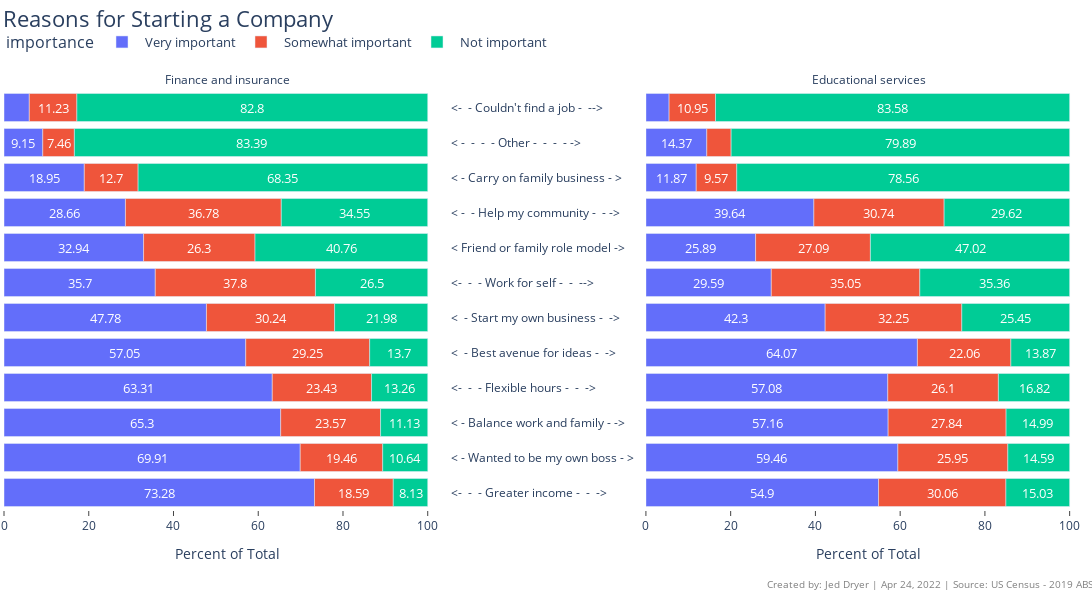

Notebook code for this chart:
### Code cell
def stacked_bar():
    fig = px.bar(accom_subset, x = 'Percent of Total', y = 'reason', color = 'importance',
                width = 1300, height = 600, orientation = 'h',
                hover_data = ['responses','Percent of Total'], text = 'Percent of Total', facet_col = 'industry',
                facet_col_spacing=0.18
            )
    fig.update_layout(title = 'Reasons for Starting a Company')
    fig.update_layout(yaxis_title = None)

    fig.update_traces(textposition = 'inside', insidetextanchor = 'middle', textfont = {'color': 'white'})
    fig.update_yaxes(side = 'right')
    fig.update_xaxes(ticks = 'outside')
    fig.update_layout(title_y = .98, title_x = 0.003, title_font_size = 22)
    fig.update_layout(xaxis_title = "Percent of Total", uniformtext_minsize = 13,
                     uniformtext_mode = 'hide', paper_bgcolor = 'white', plot_bgcolor = 'white',
                     legend = dict(orientation = 'h', x=0,y=1.15, font = dict(size=13)))
    fig.update_layout(margin={"r":0,"t":90,"l":0,"b": 90}, dragmode = False)

    fig.for_each_annotation(lambda a: a.update(text=a.text.split("=")[1]))

    fig.add_annotation(
            text = (f"Created by: Jed Dryer | {today} | Source: US Census - 2019 ABS"),
            showarrow=False,
            x = .70,
            y = -.19,
            xref='paper',
            yref='paper' ,
            xanchor='left',
            yanchor='bottom',
            xshift=-1,
            yshift=-3,
            font=dict(size=10, color="grey"),
            align="right",
            )
    fig.show()
    #fig.write_html('stacked_reasons.html')

### Figure 1 — Plotly figure (JSON) as saved in the notebook; plotly's stock layout.template omitted (floating-point values rounded to 4 significant figures)
{"data": [{"alignmentgroup": "True", "customdata": [[393835], [379524], [353279], [343219], [309141], [255919], [193267], [178341], [154036], [102342], [47727], [32011]], "hovertemplate": "importance= Very important<br>industry=Finance and insurance<br>Percent of Total=%{text}<br>reason=%{y}<br>responses=%{customdata[0]}<extra></extra>", "insidetextanchor": "middle", "legendgroup": " Very important", "marker": {"color": "#636efa", "pattern": {"shape": ""}}, "name": " Very important", "offsetgroup": " Very important", "orientation": "h", "showlegend": true, "text": [73.28, 69.91, 65.3, 63.31, 57.05, 47.78, 35.7, 32.94, 28.66, 18.95, 9.15, 5.97], "textfont": {"color": "white"}, "textposition": "inside", "type": "bar", "x": [73.28, 69.91, 65.3, 63.31, 57.05, 47.78, 35.7, 32.94, 28.66, 18.95, 9.15, 5.97], "xaxis": "x", "y": ["<-  -  - Greater income -  -  ->", "< - Wanted to be my own boss - >", "< - Balance work and family - ->", "<-  -  - Flexible hours -  -  ->", "<  - Best avenue for ideas -  ->", "<  - Start my own business -  ->", "<-  -  - Work for self -  -  -->", "< Friend or family role model ->", "< -  - Help my community -  - ->", "< - Carry on family business - >", "< -  -  -  - Other -  -  -  - ->", "<-  - Couldn't find a job -  -->"], "yaxis": "y"}, {"alignmentgroup": "True", "customdata": [[87416], [81306], [78264], [78062], [74791], [57594], [54014], [40333], [35325], [19221], [16192], [7453]], "hovertemplate": "importance= Very important<br>industry=Educational services<br>Percent of Total=%{text}<br>reason=%{y}<br>responses=%{customdata[0]}<extra></extra>", "insidetextanchor": "middle", "legendgroup": " Very important", "marker": {"color": "#636efa", "pattern": {"shape": ""}}, "name": " Very important", "offsetgroup": " Very important", "orientation": "h", "showlegend": false, "text": [64.07, 59.46, 57.16, 57.08, 54.9, 42.3, 39.64, 29.59, 25.89, 14.37, 11.87, 5.47], "textfont": {"color": "white"}, "textposition": "inside", "type": "bar", "x": [64.07, 59.46, 57.16, 57.08, 54.9, 42.3, 39.64, 29.59, 25.89, 14.37, 11.87, 5.47], "xaxis": "x2", "y": ["<  - Best avenue for ideas -  ->", "< - Wanted to be my own boss - >", "< - Balance work and family - ->", "<-  -  - Flexible hours -  -  ->", "<-  -  - Greater income -  -  ->", "<  - Start my own business -  ->", "< -  - Help my community -  - ->", "<-  -  - Work for self -  -  -->", "< Friend or family role model ->", "< -  -  -  - Other -  -  -  - ->", "< - Carry on family business - >", "<-  - Couldn't find a job -  -->"], "yaxis": "y2"}, {"alignmentgroup": "True", "customdata": [[204618], [197656], [161993], [158487], [142380], [127503], [127010], [105639], [99891], [68566], [60180], [38953]], "hovertemplate": "importance= Somewhat important<br>industry=Finance and insurance<br>Percent of Total=%{text}<br>reason=%{y}<br>responses=%{customdata[0]}<extra></extra>", "insidetextanchor": "middle", "legendgroup": " Somewhat important", "marker": {"color": "#EF553B", "pattern": {"shape": ""}}, "name": " Somewhat important", "offsetgroup": " Somewhat important", "orientation": "h", "showlegend": true, "text": [37.8, 36.78, 30.24, 29.25, 26.3, 23.57, 23.43, 19.46, 18.59, 12.7, 11.23, 7.46], "textfont": {"color": "white"}, "textposition": "inside", "type": "bar", "x": [37.8, 36.78, 30.24, 29.25, 26.3, 23.57, 23.43, 19.46, 18.59, 12.7, 11.23, 7.46], "xaxis": "x", "y": ["<-  -  - Work for self -  -  -->", "< -  - Help my community -  - ->", "<  - Start my own business -  ->", "<  - Best avenue for ideas -  ->", "< Friend or family role model ->", "< - Balance work and family - ->", "<-  -  - Flexible hours -  -  ->", "< - Wanted to be my own boss - >", "<-  -  - Greater income -  -  ->", "< - Carry on family business - >", "<-  - Couldn't find a job -  -->", "< -  -  -  - Other -  -  -  - ->"], "yaxis": "y"}, {"alignmentgroup": "True", "customdata": [[47782], [43912], [41892], [40956], [38121], [36960], [35697], [35478], [30107], [14915], [13057], [7670]], "hovertemplate": "importance= Somewhat important<br>industry=Educational services<br>Percent of Total=%{text}<br>reason=%{y}<br>responses=%{customdata[0]}<extra></extra>", "insidetextanchor": "middle", "legendgroup": " Somewhat important", "marker": {"color": "#EF553B", "pattern": {"shape": ""}}, "name": " Somewhat important", "offsetgroup": " Somewhat important", "orientation": "h", "showlegend": false, "text": [35.05, 32.25, 30.74, 30.06, 27.84, 27.09, 26.1, 25.95, 22.06, 10.95, 9.57, 5.74], "textfont": {"color": "white"}, "textposition": "inside", "type": "bar", "x": [35.05, 32.25, 30.74, 30.06, 27.84, 27.09, 26.1, 25.95, 22.06, 10.95, 9.57, 5.74], "xaxis": "x2", "y": ["<-  -  - Work for self -  -  -->", "<  - Start my own business -  ->", "< -  - Help my community -  - ->", "<-  -  - Greater income -  -  ->", "< - Balance work and family - ->", "< Friend or family role model ->", "<-  -  - Flexible hours -  -  ->", "< - Wanted to be my own boss - >", "<  - Best avenue for ideas -  ->", "<-  - Couldn't find a job -  -->", "< - Carry on family business - >", "< -  -  -  - Other -  -  -  - ->"], "yaxis": "y2"}, {"alignmentgroup": "True", "customdata": [[435167], [443838], [369140], [220683], [185687], [143483], [117725], [74221], [71858], [60218], [57743], [43704]], "hovertemplate": "importance= Not important<br>industry=Finance and insurance<br>Percent of Total=%{text}<br>reason=%{y}<br>responses=%{customdata[0]}<extra></extra>", "insidetextanchor": "middle", "legendgroup": " Not important", "marker": {"color": "#00cc96", "pattern": {"shape": ""}}, "name": " Not important", "offsetgroup": " Not important", "orientation": "h", "showlegend": true, "text": [83.39, 82.8, 68.35, 40.76, 34.55, 26.5, 21.98, 13.7, 13.26, 11.13, 10.64, 8.13], "textfont": {"color": "white"}, "textposition": "inside", "type": "bar", "x": [83.39, 82.8, 68.35, 40.76, 34.55, 26.5, 21.98, 13.7, 13.26, 11.13, 10.64, 8.13], "xaxis": "x", "y": ["< -  -  -  - Other -  -  -  - ->", "<-  - Couldn't find a job -  -->", "< - Carry on family business - >", "< Friend or family role model ->", "< -  - Help my community -  - ->", "<-  -  - Work for self -  -  -->", "<  - Start my own business -  ->", "<  - Best avenue for ideas -  ->", "<-  -  - Flexible hours -  -  ->", "< - Balance work and family - ->", "< - Wanted to be my own boss - >", "<-  -  - Greater income -  -  ->"], "yaxis": "y"}, {"alignmentgroup": "True", "customdata": [[113863], [106822], [107190], [64164], [48201], [40354], [34645], [23010], [20481], [20526], [19953], [18924]], "hovertemplate": "importance= Not important<br>industry=Educational services<br>Percent of Total=%{text}<br>reason=%{y}<br>responses=%{customdata[0]}<extra></extra>", "insidetextanchor": "middle", "legendgroup": " Not important", "marker": {"color": "#00cc96", "pattern": {"shape": ""}}, "name": " Not important", "offsetgroup": " Not important", "orientation": "h", "showlegend": false, "text": [83.58, 79.89, 78.56, 47.02, 35.36, 29.62, 25.45, 16.82, 15.03, 14.99, 14.59, 13.87], "textfont": {"color": "white"}, "textposition": "inside", "type": "bar", "x": [83.58, 79.89, 78.56, 47.02, 35.36, 29.62, 25.45, 16.82, 15.03, 14.99, 14.59, 13.87], "xaxis": "x2", "y": ["<-  - Couldn't find a job -  -->", "< -  -  -  - Other -  -  -  - ->", "< - Carry on family business - >", "< Friend or family role model ->", "<-  -  - Work for self -  -  -->", "< -  - Help my community -  - ->", "<  - Start my own business -  ->", "<-  -  - Flexible hours -  -  ->", "<-  -  - Greater income -  -  ->", "< - Balance work and family - ->", "< - Wanted to be my own boss - >", "<  - Best avenue for ideas -  ->"], "yaxis": "y2"}], "layout": {"annotations": [{"showarrow": false, "text": "Finance and insurance", "x": 0.205, "xanchor": "center", "xref": "paper", "y": 1, "yanchor": "bottom", "yref": "paper"}, {"showarrow": false, "text": "Educational services", "x": 0.795, "xanchor": "center", "xref": "paper", "y": 1, "yanchor": "bottom", "yref": "paper"}, {"align": "right", "font": {"color": "grey", "size": 10}, "showarrow": false, "text": "Created by: Jed Dryer | Apr 24, 2022 | Source: US Census - 2019 ABS", "x": 0.7, "xanchor": "left", "xref": "paper", "xshift": -1, "y": -0.19, "yanchor": "bottom", "yref": "paper", "yshift": -3}], "barmode": "relative", "dragmode": false, "height": 600, "legend": {"font": {"size": 13}, "orientation": "h", "title": {"text": "importance"}, "tracegroupgap": 0, "x": 0, "y": 1.15}, "margin": {"b": 90, "l": 0, "r": 0, "t": 90}, "paper_bgcolor": "white", "plot_bgcolor": "white", "title": {"font": {"size": 22}, "text": "Reasons for Starting a Company", "x": 0.003, "y": 0.98}, "uniformtext": {"minsize": 13, "mode": "hide"}, "width": 1300, "xaxis": {"anchor": "y", "autorange": true, "domain": [0, 0.41], "range": [0, 105.3], "ticks": "outside", "title": {"text": "Percent of Total"}, "type": "linear"}, "xaxis2": {"anchor": "y2", "autorange": true, "domain": [0.59, 1], "matches": "x", "range": [0, 105.3], "ticks": "outside", "title": {"text": "Percent of Total"}, "type": "linear"}, "yaxis": {"anchor": "x", "autorange": true, "domain": [0, 1], "range": [-0.5, 11.5], "side": "right", "title": {}, "type": "category"}, "yaxis2": {"anchor": "x2", "autorange": true, "domain": [0, 1], "matches": "y", "range": [-0.5, 11.5], "showticklabels": false, "side": "right", "type": "category"}}}
